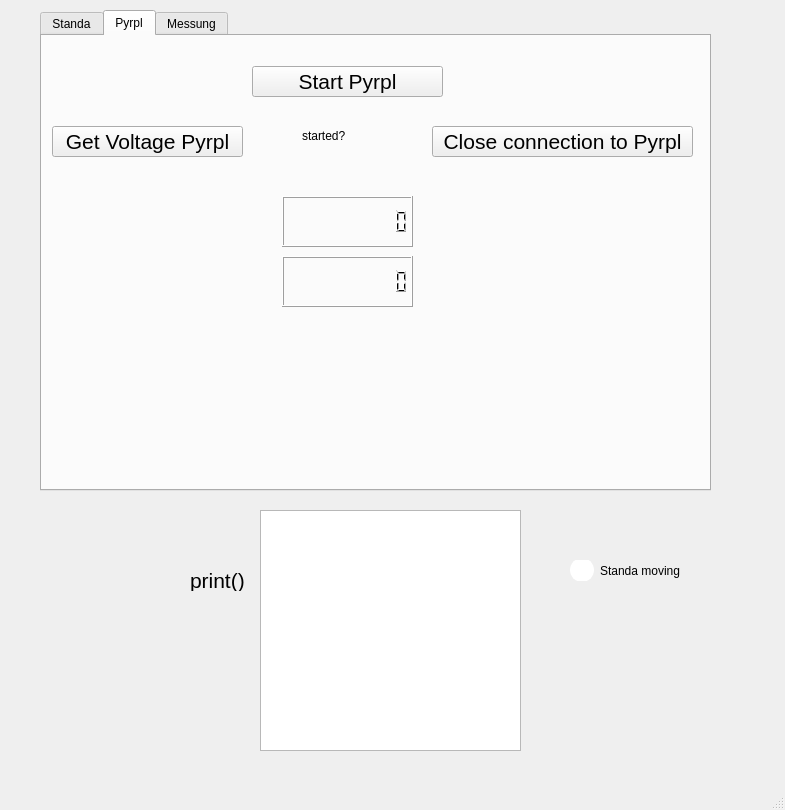
<?xml version="1.0" encoding="UTF-8"?>
<ui version="4.0">
 <class>AC_Control</class>
 <widget class="QMainWindow" name="AC_Control">
  <property name="windowModality">
   <enum>Qt::NonModal</enum>
  </property>
  <property name="geometry">
   <rect>
    <x>0</x>
    <y>0</y>
    <width>785</width>
    <height>810</height>
   </rect>
  </property>
  <property name="font">
   <font>
    <family>MS Sans Serif</family>
   </font>
  </property>
  <property name="contextMenuPolicy">
   <enum>Qt::NoContextMenu</enum>
  </property>
  <property name="windowTitle">
   <string>AC_Control</string>
  </property>
  <widget class="QWidget" name="centralwidget">
   <widget class="QTabWidget" name="tabWidget">
    <property name="geometry">
     <rect>
      <x>40</x>
      <y>10</y>
      <width>671</width>
      <height>481</height>
     </rect>
    </property>
    <property name="font">
     <font>
      <family>MS Shell Dlg 2</family>
     </font>
    </property>
    <property name="toolTip">
     <string>&lt;html&gt;&lt;head/&gt;&lt;body&gt;&lt;p&gt;test&lt;/p&gt;&lt;/body&gt;&lt;/html&gt;</string>
    </property>
    <property name="currentIndex">
     <number>1</number>
    </property>
    <widget class="QWidget" name="Nullpunkt_controltab">
     <property name="autoFillBackground">
      <bool>false</bool>
     </property>
     <attribute name="title">
      <string>Standa</string>
     </attribute>
     <widget class="QPushButton" name="Standa_Connect_Button">
      <property name="geometry">
       <rect>
        <x>20</x>
        <y>10</y>
        <width>191</width>
        <height>31</height>
       </rect>
      </property>
      <property name="font">
       <font>
        <pointsize>16</pointsize>
       </font>
      </property>
      <property name="text">
       <string>Connect to Standa</string>
      </property>
     </widget>
     <widget class="QPushButton" name="Standa_Close_Button">
      <property name="geometry">
       <rect>
        <x>400</x>
        <y>10</y>
        <width>261</width>
        <height>31</height>
       </rect>
      </property>
      <property name="font">
       <font>
        <pointsize>16</pointsize>
       </font>
      </property>
      <property name="text">
       <string>Close connection to Standa</string>
      </property>
     </widget>
     <widget class="QLineEdit" name="standa_connection_ip">
      <property name="geometry">
       <rect>
        <x>60</x>
        <y>50</y>
        <width>113</width>
        <height>20</height>
       </rect>
      </property>
      <property name="font">
       <font>
        <pointsize>10</pointsize>
       </font>
      </property>
      <property name="text">
       <string>131.246.145.66</string>
      </property>
      <property name="placeholderText">
       <string>131.246.145.xx</string>
      </property>
     </widget>
     <widget class="QLabel" name="standa_label_ip">
      <property name="geometry">
       <rect>
        <x>30</x>
        <y>50</y>
        <width>21</width>
        <height>16</height>
       </rect>
      </property>
      <property name="text">
       <string>IP</string>
      </property>
     </widget>
     <widget class="QLabel" name="standa_label_port">
      <property name="geometry">
       <rect>
        <x>30</x>
        <y>70</y>
        <width>21</width>
        <height>16</height>
       </rect>
      </property>
      <property name="text">
       <string>Port</string>
      </property>
     </widget>
     <widget class="QLineEdit" name="standa_connection_port">
      <property name="geometry">
       <rect>
        <x>60</x>
        <y>70</y>
        <width>113</width>
        <height>20</height>
       </rect>
      </property>
      <property name="font">
       <font>
        <pointsize>10</pointsize>
       </font>
      </property>
      <property name="inputMask">
       <string>54545</string>
      </property>
      <property name="text">
       <string>54545</string>
      </property>
      <property name="placeholderText">
       <string>54545</string>
      </property>
     </widget>
     <widget class="QDialogButtonBox" name="standa_live_control_ButtonBox">
      <property name="geometry">
       <rect>
        <x>230</x>
        <y>140</y>
        <width>156</width>
        <height>23</height>
       </rect>
      </property>
      <property name="font">
       <font>
        <family>MS Shell Dlg 2</family>
       </font>
      </property>
      <property name="autoFillBackground">
       <bool>false</bool>
      </property>
      <property name="standardButtons">
       <set>QDialogButtonBox::Cancel|QDialogButtonBox::Ok</set>
      </property>
     </widget>
     <widget class="QLabel" name="standa_live_label">
      <property name="geometry">
       <rect>
        <x>220</x>
        <y>110</y>
        <width>181</width>
        <height>21</height>
       </rect>
      </property>
      <property name="font">
       <font>
        <family>MS Shell Dlg 2</family>
        <pointsize>16</pointsize>
       </font>
      </property>
      <property name="text">
       <string>Standa Live Control</string>
      </property>
     </widget>
     <widget class="QLabel" name="Standa_Connected_label">
      <property name="geometry">
       <rect>
        <x>280</x>
        <y>20</y>
        <width>61</width>
        <height>16</height>
       </rect>
      </property>
      <property name="text">
       <string>connected?</string>
      </property>
     </widget>
     <widget class="QTabWidget" name="StandaWidget">
      <property name="geometry">
       <rect>
        <x>80</x>
        <y>180</y>
        <width>541</width>
        <height>261</height>
       </rect>
      </property>
      <property name="font">
       <font>
        <family>MS Shell Dlg 2</family>
       </font>
      </property>
      <property name="tabPosition">
       <enum>QTabWidget::North</enum>
      </property>
      <property name="tabShape">
       <enum>QTabWidget::Rounded</enum>
      </property>
      <property name="currentIndex">
       <number>0</number>
      </property>
      <property name="usesScrollButtons">
       <bool>true</bool>
      </property>
      <property name="documentMode">
       <bool>false</bool>
      </property>
      <property name="tabsClosable">
       <bool>false</bool>
      </property>
      <property name="tabBarAutoHide">
       <bool>false</bool>
      </property>
      <widget class="QWidget" name="Control_tab">
       <attribute name="title">
        <string>Control</string>
       </attribute>
       <widget class="QPushButton" name="SetHome_Button">
        <property name="geometry">
         <rect>
          <x>450</x>
          <y>170</y>
          <width>61</width>
          <height>21</height>
         </rect>
        </property>
        <property name="font">
         <font>
          <family>MS Shell Dlg 2</family>
         </font>
        </property>
        <property name="text">
         <string>Set Home</string>
        </property>
       </widget>
       <widget class="QLabel" name="Steps">
        <property name="geometry">
         <rect>
          <x>390</x>
          <y>80</y>
          <width>47</width>
          <height>13</height>
         </rect>
        </property>
        <property name="font">
         <font>
          <family>MS Shell Dlg 2</family>
          <pointsize>10</pointsize>
         </font>
        </property>
        <property name="text">
         <string>Steps</string>
        </property>
       </widget>
       <widget class="QSpinBox" name="Pos_spinBox">
        <property name="geometry">
         <rect>
          <x>451</x>
          <y>80</y>
          <width>61</width>
          <height>22</height>
         </rect>
        </property>
        <property name="font">
         <font>
          <family>MS Shell Dlg 2</family>
          <pointsize>10</pointsize>
         </font>
        </property>
        <property name="accelerated">
         <bool>true</bool>
        </property>
        <property name="minimum">
         <number>-99999</number>
        </property>
        <property name="maximum">
         <number>99999</number>
        </property>
        <property name="singleStep">
         <number>10</number>
        </property>
        <property name="value">
         <number>0</number>
        </property>
       </widget>
       <widget class="QPushButton" name="Stop_Button">
        <property name="geometry">
         <rect>
          <x>170</x>
          <y>140</y>
          <width>101</width>
          <height>51</height>
         </rect>
        </property>
        <property name="font">
         <font>
          <family>MS Shell Dlg 2</family>
         </font>
        </property>
        <property name="text">
         <string>Stop</string>
        </property>
       </widget>
       <widget class="QPushButton" name="Go_left_Button">
        <property name="geometry">
         <rect>
          <x>70</x>
          <y>140</y>
          <width>101</width>
          <height>51</height>
         </rect>
        </property>
        <property name="font">
         <font>
          <family>MS Shell Dlg 2</family>
         </font>
        </property>
        <property name="text">
         <string>Left</string>
        </property>
       </widget>
       <widget class="QLCDNumber" name="Pos_Number">
        <property name="geometry">
         <rect>
          <x>150</x>
          <y>30</y>
          <width>141</width>
          <height>51</height>
         </rect>
        </property>
        <property name="font">
         <font>
          <family>MS Shell Dlg 2</family>
         </font>
        </property>
        <property name="digitCount">
         <number>10</number>
        </property>
       </widget>
       <widget class="QPushButton" name="Go_Home_Button">
        <property name="geometry">
         <rect>
          <x>450</x>
          <y>150</y>
          <width>61</width>
          <height>21</height>
         </rect>
        </property>
        <property name="font">
         <font>
          <family>MS Shell Dlg 2</family>
         </font>
        </property>
        <property name="text">
         <string>Go Home</string>
        </property>
       </widget>
       <widget class="QPushButton" name="Go_right_Button">
        <property name="geometry">
         <rect>
          <x>270</x>
          <y>140</y>
          <width>101</width>
          <height>51</height>
         </rect>
        </property>
        <property name="font">
         <font>
          <family>MS Shell Dlg 2</family>
         </font>
        </property>
        <property name="text">
         <string>Right</string>
        </property>
       </widget>
       <widget class="QLabel" name="uSteps">
        <property name="geometry">
         <rect>
          <x>390</x>
          <y>100</y>
          <width>47</width>
          <height>13</height>
         </rect>
        </property>
        <property name="font">
         <font>
          <family>MS Shell Dlg 2</family>
          <pointsize>10</pointsize>
         </font>
        </property>
        <property name="text">
         <string>uSteps</string>
        </property>
       </widget>
       <widget class="QSpinBox" name="uPos_spinBox">
        <property name="geometry">
         <rect>
          <x>451</x>
          <y>100</y>
          <width>61</width>
          <height>22</height>
         </rect>
        </property>
        <property name="font">
         <font>
          <family>MS Shell Dlg 2</family>
          <pointsize>10</pointsize>
         </font>
        </property>
        <property name="accelerated">
         <bool>true</bool>
        </property>
        <property name="minimum">
         <number>-99999</number>
        </property>
        <property name="maximum">
         <number>99999</number>
        </property>
        <property name="singleStep">
         <number>10</number>
        </property>
        <property name="value">
         <number>0</number>
        </property>
       </widget>
       <widget class="QLabel" name="uPosition">
        <property name="geometry">
         <rect>
          <x>46</x>
          <y>100</y>
          <width>81</width>
          <height>21</height>
         </rect>
        </property>
        <property name="font">
         <font>
          <family>MS Shell Dlg 2</family>
          <pointsize>16</pointsize>
         </font>
        </property>
        <property name="text">
         <string>uPosition</string>
        </property>
       </widget>
       <widget class="QLCDNumber" name="uPos_Number">
        <property name="geometry">
         <rect>
          <x>150</x>
          <y>80</y>
          <width>141</width>
          <height>51</height>
         </rect>
        </property>
        <property name="font">
         <font>
          <family>MS Shell Dlg 2</family>
         </font>
        </property>
        <property name="digitCount">
         <number>10</number>
        </property>
       </widget>
       <widget class="QPushButton" name="move_to_Button">
        <property name="geometry">
         <rect>
          <x>450</x>
          <y>130</y>
          <width>61</width>
          <height>21</height>
         </rect>
        </property>
        <property name="font">
         <font>
          <family>MS Shell Dlg 2</family>
         </font>
        </property>
        <property name="text">
         <string>move to</string>
        </property>
       </widget>
       <widget class="QLabel" name="Position">
        <property name="geometry">
         <rect>
          <x>56</x>
          <y>42</y>
          <width>71</width>
          <height>31</height>
         </rect>
        </property>
        <property name="font">
         <font>
          <family>MS Shell Dlg 2</family>
          <pointsize>16</pointsize>
         </font>
        </property>
        <property name="text">
         <string>Position</string>
        </property>
       </widget>
       <widget class="QPushButton" name="move_relative_Button_2">
        <property name="geometry">
         <rect>
          <x>440</x>
          <y>50</y>
          <width>81</width>
          <height>21</height>
         </rect>
        </property>
        <property name="font">
         <font>
          <family>MS Shell Dlg 2</family>
         </font>
        </property>
        <property name="text">
         <string>move relative</string>
        </property>
       </widget>
      </widget>
      <widget class="QWidget" name="Settings_tab">
       <attribute name="title">
        <string>Settings</string>
       </attribute>
       <widget class="QSpinBox" name="Motor_Speed_spinBox">
        <property name="geometry">
         <rect>
          <x>451</x>
          <y>80</y>
          <width>61</width>
          <height>22</height>
         </rect>
        </property>
        <property name="font">
         <font>
          <family>MS Shell Dlg 2</family>
          <pointsize>10</pointsize>
         </font>
        </property>
        <property name="alignment">
         <set>Qt::AlignRight|Qt::AlignTrailing|Qt::AlignVCenter</set>
        </property>
        <property name="minimum">
         <number>10</number>
        </property>
        <property name="maximum">
         <number>3000</number>
        </property>
        <property name="singleStep">
         <number>10</number>
        </property>
        <property name="value">
         <number>500</number>
        </property>
       </widget>
       <widget class="QLabel" name="label_3">
        <property name="geometry">
         <rect>
          <x>340</x>
          <y>80</y>
          <width>101</width>
          <height>20</height>
         </rect>
        </property>
        <property name="font">
         <font>
          <family>MS Shell Dlg 2</family>
          <pointsize>12</pointsize>
         </font>
        </property>
        <property name="text">
         <string>Motion Speed</string>
        </property>
       </widget>
       <widget class="QLabel" name="label_4">
        <property name="geometry">
         <rect>
          <x>340</x>
          <y>110</y>
          <width>91</width>
          <height>16</height>
         </rect>
        </property>
        <property name="font">
         <font>
          <family>MS Shell Dlg 2</family>
          <pointsize>12</pointsize>
         </font>
        </property>
        <property name="text">
         <string>Acceleration</string>
        </property>
       </widget>
       <widget class="QLabel" name="label_5">
        <property name="geometry">
         <rect>
          <x>340</x>
          <y>140</y>
          <width>91</width>
          <height>16</height>
         </rect>
        </property>
        <property name="font">
         <font>
          <family>MS Shell Dlg 2</family>
          <pointsize>12</pointsize>
         </font>
        </property>
        <property name="text">
         <string>Deceleration</string>
        </property>
       </widget>
       <widget class="QSpinBox" name="Acceleration_spinBox">
        <property name="geometry">
         <rect>
          <x>451</x>
          <y>110</y>
          <width>61</width>
          <height>22</height>
         </rect>
        </property>
        <property name="font">
         <font>
          <family>MS Shell Dlg 2</family>
          <pointsize>10</pointsize>
         </font>
        </property>
        <property name="alignment">
         <set>Qt::AlignRight|Qt::AlignTrailing|Qt::AlignVCenter</set>
        </property>
        <property name="minimum">
         <number>100</number>
        </property>
        <property name="maximum">
         <number>4000</number>
        </property>
        <property name="value">
         <number>4000</number>
        </property>
       </widget>
       <widget class="QSpinBox" name="Deceleration_spinBox">
        <property name="geometry">
         <rect>
          <x>451</x>
          <y>140</y>
          <width>61</width>
          <height>22</height>
         </rect>
        </property>
        <property name="font">
         <font>
          <family>MS Shell Dlg 2</family>
          <pointsize>10</pointsize>
         </font>
        </property>
        <property name="alignment">
         <set>Qt::AlignRight|Qt::AlignTrailing|Qt::AlignVCenter</set>
        </property>
        <property name="minimum">
         <number>100</number>
        </property>
        <property name="maximum">
         <number>10000</number>
        </property>
        <property name="value">
         <number>10000</number>
        </property>
       </widget>
       <widget class="QListWidget" name="get_standa_settings_listWidget">
        <property name="geometry">
         <rect>
          <x>20</x>
          <y>61</y>
          <width>191</width>
          <height>151</height>
         </rect>
        </property>
       </widget>
       <widget class="QPushButton" name="get_standa_settings_Button">
        <property name="geometry">
         <rect>
          <x>70</x>
          <y>20</y>
          <width>75</width>
          <height>23</height>
         </rect>
        </property>
        <property name="text">
         <string>Get settings</string>
        </property>
       </widget>
       <widget class="QPushButton" name="Set_Motor_Settings_Button">
        <property name="geometry">
         <rect>
          <x>400</x>
          <y>20</y>
          <width>75</width>
          <height>23</height>
         </rect>
        </property>
        <property name="text">
         <string>Mod settings</string>
        </property>
       </widget>
       <widget class="QLabel" name="label_6">
        <property name="geometry">
         <rect>
          <x>280</x>
          <y>170</y>
          <width>121</width>
          <height>20</height>
         </rect>
        </property>
        <property name="font">
         <font>
          <family>MS Shell Dlg 2</family>
          <pointsize>12</pointsize>
         </font>
        </property>
        <property name="text">
         <string>Microstep mode</string>
        </property>
       </widget>
       <widget class="QSpinBox" name="Microstep_mode_choos_spinBox">
        <property name="geometry">
         <rect>
          <x>460</x>
          <y>170</y>
          <width>42</width>
          <height>22</height>
         </rect>
        </property>
        <property name="font">
         <font>
          <family>MS Shell Dlg 2</family>
          <pointsize>10</pointsize>
         </font>
        </property>
        <property name="alignment">
         <set>Qt::AlignCenter</set>
        </property>
        <property name="minimum">
         <number>1</number>
        </property>
        <property name="maximum">
         <number>9</number>
        </property>
        <property name="value">
         <number>9</number>
        </property>
       </widget>
       <widget class="QLineEdit" name="Microstep_mode_choos_LineEdit">
        <property name="geometry">
         <rect>
          <x>400</x>
          <y>170</y>
          <width>51</width>
          <height>20</height>
         </rect>
        </property>
        <property name="font">
         <font>
          <family>MS Shell Dlg 2</family>
          <pointsize>10</pointsize>
         </font>
        </property>
        <property name="alignment">
         <set>Qt::AlignRight|Qt::AlignTrailing|Qt::AlignVCenter</set>
        </property>
       </widget>
      </widget>
     </widget>
     <widget class="QWidget" name="Standa_live_control_widget" native="true">
      <property name="geometry">
       <rect>
        <x>50</x>
        <y>180</y>
        <width>571</width>
        <height>271</height>
       </rect>
      </property>
      <property name="autoFillBackground">
       <bool>true</bool>
      </property>
     </widget>
    </widget>
    <widget class="QWidget" name="pyrpltab">
     <attribute name="title">
      <string>Pyrpl</string>
     </attribute>
     <widget class="QPushButton" name="Pyrpl_Get_Voltage">
      <property name="geometry">
       <rect>
        <x>10</x>
        <y>90</y>
        <width>191</width>
        <height>31</height>
       </rect>
      </property>
      <property name="font">
       <font>
        <pointsize>16</pointsize>
       </font>
      </property>
      <property name="text">
       <string>Get Voltage Pyrpl</string>
      </property>
     </widget>
     <widget class="QPushButton" name="Pyrpl_Close_Button">
      <property name="geometry">
       <rect>
        <x>390</x>
        <y>90</y>
        <width>261</width>
        <height>31</height>
       </rect>
      </property>
      <property name="font">
       <font>
        <pointsize>16</pointsize>
       </font>
      </property>
      <property name="text">
       <string>Close connection to Pyrpl</string>
      </property>
     </widget>
     <widget class="QPushButton" name="Pyrpl_Start_Button">
      <property name="geometry">
       <rect>
        <x>210</x>
        <y>30</y>
        <width>191</width>
        <height>31</height>
       </rect>
      </property>
      <property name="font">
       <font>
        <pointsize>16</pointsize>
       </font>
      </property>
      <property name="text">
       <string>Start Pyrpl</string>
      </property>
     </widget>
     <widget class="QLabel" name="Pyrpl_Started_label">
      <property name="geometry">
       <rect>
        <x>260</x>
        <y>90</y>
        <width>61</width>
        <height>20</height>
       </rect>
      </property>
      <property name="text">
       <string>started?</string>
      </property>
     </widget>
     <widget class="QLCDNumber" name="Volt1">
      <property name="geometry">
       <rect>
        <x>240</x>
        <y>160</y>
        <width>131</width>
        <height>51</height>
       </rect>
      </property>
      <property name="digitCount">
       <number>10</number>
      </property>
     </widget>
     <widget class="QLCDNumber" name="Volt2">
      <property name="geometry">
       <rect>
        <x>240</x>
        <y>220</y>
        <width>131</width>
        <height>51</height>
       </rect>
      </property>
      <property name="digitCount">
       <number>10</number>
      </property>
     </widget>
    </widget>
    <widget class="QWidget" name="Messung">
     <property name="font">
      <font>
       <pointsize>4</pointsize>
      </font>
     </property>
     <attribute name="title">
      <string>Messung</string>
     </attribute>
     <widget class="QPushButton" name="Add_to_list_Button">
      <property name="geometry">
       <rect>
        <x>180</x>
        <y>190</y>
        <width>111</width>
        <height>31</height>
       </rect>
      </property>
      <property name="font">
       <font>
        <pointsize>16</pointsize>
       </font>
      </property>
      <property name="text">
       <string>Add to List</string>
      </property>
     </widget>
     <widget class="QDoubleSpinBox" name="Start_SpinBox">
      <property name="geometry">
       <rect>
        <x>180</x>
        <y>40</y>
        <width>181</width>
        <height>41</height>
       </rect>
      </property>
      <property name="font">
       <font>
        <pointsize>16</pointsize>
       </font>
      </property>
      <property name="minimum">
       <double>-10000000.000000000000000</double>
      </property>
      <property name="maximum">
       <double>10000000.000000000000000</double>
      </property>
      <property name="value">
       <double>0.000000000000000</double>
      </property>
     </widget>
     <widget class="QDoubleSpinBox" name="End_SpinBox">
      <property name="geometry">
       <rect>
        <x>180</x>
        <y>90</y>
        <width>181</width>
        <height>41</height>
       </rect>
      </property>
      <property name="font">
       <font>
        <pointsize>16</pointsize>
       </font>
      </property>
      <property name="minimum">
       <double>-10000000.000000000000000</double>
      </property>
      <property name="maximum">
       <double>10000000.000000000000000</double>
      </property>
      <property name="value">
       <double>10.000000000000000</double>
      </property>
     </widget>
     <widget class="QDoubleSpinBox" name="Stepsize_SpinBox">
      <property name="geometry">
       <rect>
        <x>180</x>
        <y>140</y>
        <width>181</width>
        <height>41</height>
       </rect>
      </property>
      <property name="font">
       <font>
        <pointsize>16</pointsize>
       </font>
      </property>
      <property name="minimum">
       <double>-100000.000000000000000</double>
      </property>
      <property name="maximum">
       <double>100000.000000000000000</double>
      </property>
      <property name="value">
       <double>1.000000000000000</double>
      </property>
     </widget>
     <widget class="QLabel" name="StartPoint">
      <property name="geometry">
       <rect>
        <x>80</x>
        <y>50</y>
        <width>101</width>
        <height>21</height>
       </rect>
      </property>
      <property name="font">
       <font>
        <pointsize>16</pointsize>
       </font>
      </property>
      <property name="text">
       <string>Start Point</string>
      </property>
     </widget>
     <widget class="QLabel" name="EndPoint">
      <property name="geometry">
       <rect>
        <x>80</x>
        <y>100</y>
        <width>91</width>
        <height>16</height>
       </rect>
      </property>
      <property name="font">
       <font>
        <pointsize>16</pointsize>
       </font>
      </property>
      <property name="text">
       <string>End Point</string>
      </property>
     </widget>
     <widget class="QLabel" name="StepSize">
      <property name="geometry">
       <rect>
        <x>80</x>
        <y>150</y>
        <width>91</width>
        <height>21</height>
       </rect>
      </property>
      <property name="font">
       <font>
        <pointsize>16</pointsize>
       </font>
      </property>
      <property name="text">
       <string>Step Size</string>
      </property>
     </widget>
     <widget class="QDialogButtonBox" name="buttonBox">
      <property name="geometry">
       <rect>
        <x>200</x>
        <y>340</y>
        <width>171</width>
        <height>61</height>
       </rect>
      </property>
      <property name="font">
       <font>
        <pointsize>12</pointsize>
       </font>
      </property>
      <property name="standardButtons">
       <set>QDialogButtonBox::Cancel|QDialogButtonBox::Ok</set>
      </property>
     </widget>
     <widget class="QProgressBar" name="progressBar">
      <property name="geometry">
       <rect>
        <x>230</x>
        <y>400</y>
        <width>118</width>
        <height>23</height>
       </rect>
      </property>
      <property name="font">
       <font>
        <pointsize>8</pointsize>
       </font>
      </property>
      <property name="value">
       <number>24</number>
      </property>
     </widget>
     <widget class="QLineEdit" name="filePath_Edit">
      <property name="geometry">
       <rect>
        <x>460</x>
        <y>380</y>
        <width>113</width>
        <height>20</height>
       </rect>
      </property>
      <property name="font">
       <font>
        <family>MS Sans Serif</family>
        <pointsize>8</pointsize>
       </font>
      </property>
      <property name="text">
       <string/>
      </property>
      <property name="placeholderText">
       <string>choose file</string>
      </property>
     </widget>
     <widget class="QToolButton" name="select_file_Button">
      <property name="geometry">
       <rect>
        <x>580</x>
        <y>380</y>
        <width>51</width>
        <height>21</height>
       </rect>
      </property>
      <property name="font">
       <font>
        <pointsize>8</pointsize>
       </font>
      </property>
      <property name="text">
       <string>Wählen....</string>
      </property>
     </widget>
     <widget class="QLabel" name="list_label">
      <property name="geometry">
       <rect>
        <x>470</x>
        <y>20</y>
        <width>51</width>
        <height>20</height>
       </rect>
      </property>
      <property name="font">
       <font>
        <family>MS Shell Dlg 2</family>
        <pointsize>16</pointsize>
       </font>
      </property>
      <property name="text">
       <string>List:</string>
      </property>
     </widget>
     <widget class="QLabel" name="label_dateipfad">
      <property name="geometry">
       <rect>
        <x>400</x>
        <y>380</y>
        <width>51</width>
        <height>21</height>
       </rect>
      </property>
      <property name="font">
       <font>
        <family>MS Shell Dlg 2</family>
        <pointsize>9</pointsize>
       </font>
      </property>
      <property name="text">
       <string>Dateipfad</string>
      </property>
     </widget>
     <widget class="QListWidget" name="step_list">
      <property name="geometry">
       <rect>
        <x>440</x>
        <y>50</y>
        <width>81</width>
        <height>192</height>
       </rect>
      </property>
      <property name="font">
       <font>
        <pointsize>9</pointsize>
       </font>
      </property>
      <property name="selectionMode">
       <enum>QAbstractItemView::SingleSelection</enum>
      </property>
     </widget>
     <widget class="QPushButton" name="Clear_list_Button">
      <property name="geometry">
       <rect>
        <x>540</x>
        <y>120</y>
        <width>101</width>
        <height>31</height>
       </rect>
      </property>
      <property name="font">
       <font>
        <pointsize>16</pointsize>
       </font>
      </property>
      <property name="text">
       <string>Clear List</string>
      </property>
     </widget>
     <widget class="QPushButton" name="Load_list_Button">
      <property name="geometry">
       <rect>
        <x>540</x>
        <y>60</y>
        <width>101</width>
        <height>31</height>
       </rect>
      </property>
      <property name="font">
       <font>
        <pointsize>16</pointsize>
       </font>
      </property>
      <property name="text">
       <string>Load List</string>
      </property>
     </widget>
     <widget class="QPushButton" name="Save_list_Button">
      <property name="geometry">
       <rect>
        <x>540</x>
        <y>90</y>
        <width>101</width>
        <height>31</height>
       </rect>
      </property>
      <property name="font">
       <font>
        <pointsize>16</pointsize>
       </font>
      </property>
      <property name="text">
       <string>Save List</string>
      </property>
     </widget>
     <widget class="QCheckBox" name="ac_checkBox">
      <property name="geometry">
       <rect>
        <x>410</x>
        <y>360</y>
        <width>151</width>
        <height>17</height>
       </rect>
      </property>
      <property name="font">
       <font>
        <pointsize>12</pointsize>
       </font>
      </property>
      <property name="text">
       <string>AC1 mit Loggen?</string>
      </property>
     </widget>
     <widget class="QPushButton" name="Sort_list_Button">
      <property name="geometry">
       <rect>
        <x>540</x>
        <y>150</y>
        <width>101</width>
        <height>31</height>
       </rect>
      </property>
      <property name="font">
       <font>
        <pointsize>16</pointsize>
       </font>
      </property>
      <property name="text">
       <string>Sort List</string>
      </property>
     </widget>
     <widget class="QRadioButton" name="pyrpl_input1">
      <property name="geometry">
       <rect>
        <x>440</x>
        <y>430</y>
        <width>41</width>
        <height>17</height>
       </rect>
      </property>
      <property name="font">
       <font>
        <pointsize>8</pointsize>
       </font>
      </property>
      <property name="text">
       <string>In1</string>
      </property>
     </widget>
     <widget class="QRadioButton" name="pyrpl_input2">
      <property name="geometry">
       <rect>
        <x>540</x>
        <y>430</y>
        <width>41</width>
        <height>17</height>
       </rect>
      </property>
      <property name="font">
       <font>
        <pointsize>8</pointsize>
       </font>
      </property>
      <property name="text">
       <string>In2</string>
      </property>
     </widget>
     <widget class="QLabel" name="label">
      <property name="geometry">
       <rect>
        <x>400</x>
        <y>410</y>
        <width>231</width>
        <height>16</height>
       </rect>
      </property>
      <property name="font">
       <font>
        <pointsize>10</pointsize>
       </font>
      </property>
      <property name="text">
       <string>Welcher BNC Kanal soll geloggt werden?</string>
      </property>
     </widget>
     <widget class="QCheckBox" name="reverse_List_checkBox">
      <property name="geometry">
       <rect>
        <x>550</x>
        <y>40</y>
        <width>81</width>
        <height>17</height>
       </rect>
      </property>
      <property name="font">
       <font>
        <pointsize>8</pointsize>
       </font>
      </property>
      <property name="text">
       <string>reverse List</string>
      </property>
     </widget>
    </widget>
   </widget>
   <widget class="QLabel" name="label_2">
    <property name="geometry">
     <rect>
      <x>190</x>
      <y>570</y>
      <width>71</width>
      <height>21</height>
     </rect>
    </property>
    <property name="font">
     <font>
      <pointsize>16</pointsize>
     </font>
    </property>
    <property name="text">
     <string>print()</string>
    </property>
   </widget>
   <widget class="QListWidget" name="print_list">
    <property name="geometry">
     <rect>
      <x>260</x>
      <y>510</y>
      <width>261</width>
      <height>241</height>
     </rect>
    </property>
   </widget>
   <widget class="QRadioButton" name="standa_moving_Check_radioButton">
    <property name="geometry">
     <rect>
      <x>570</x>
      <y>560</y>
      <width>131</width>
      <height>21</height>
     </rect>
    </property>
    <property name="autoFillBackground">
     <bool>false</bool>
    </property>
    <property name="styleSheet">
     <string notr="true">QRadioButton {}

QRadioButton::indicator {
    width:                 20px;
    height:                 20px;
    border-radius:         12px;
}

QRadioButton::indicator:checked {
    background-color:       green;
    border:                 2px solid white;
}

QRadioButton::indicator:unchecked {
    background-color:      white;
    border:                 2px solid white;
}</string>
    </property>
    <property name="text">
     <string>Standa moving</string>
    </property>
    <property name="checkable">
     <bool>true</bool>
    </property>
    <property name="checked">
     <bool>false</bool>
    </property>
   </widget>
  </widget>
  <widget class="QStatusBar" name="statusbar"/>
  <action name="actionFile">
   <property name="text">
    <string>File</string>
   </property>
  </action>
 </widget>
 <resources/>
 <connections/>
</ui>
